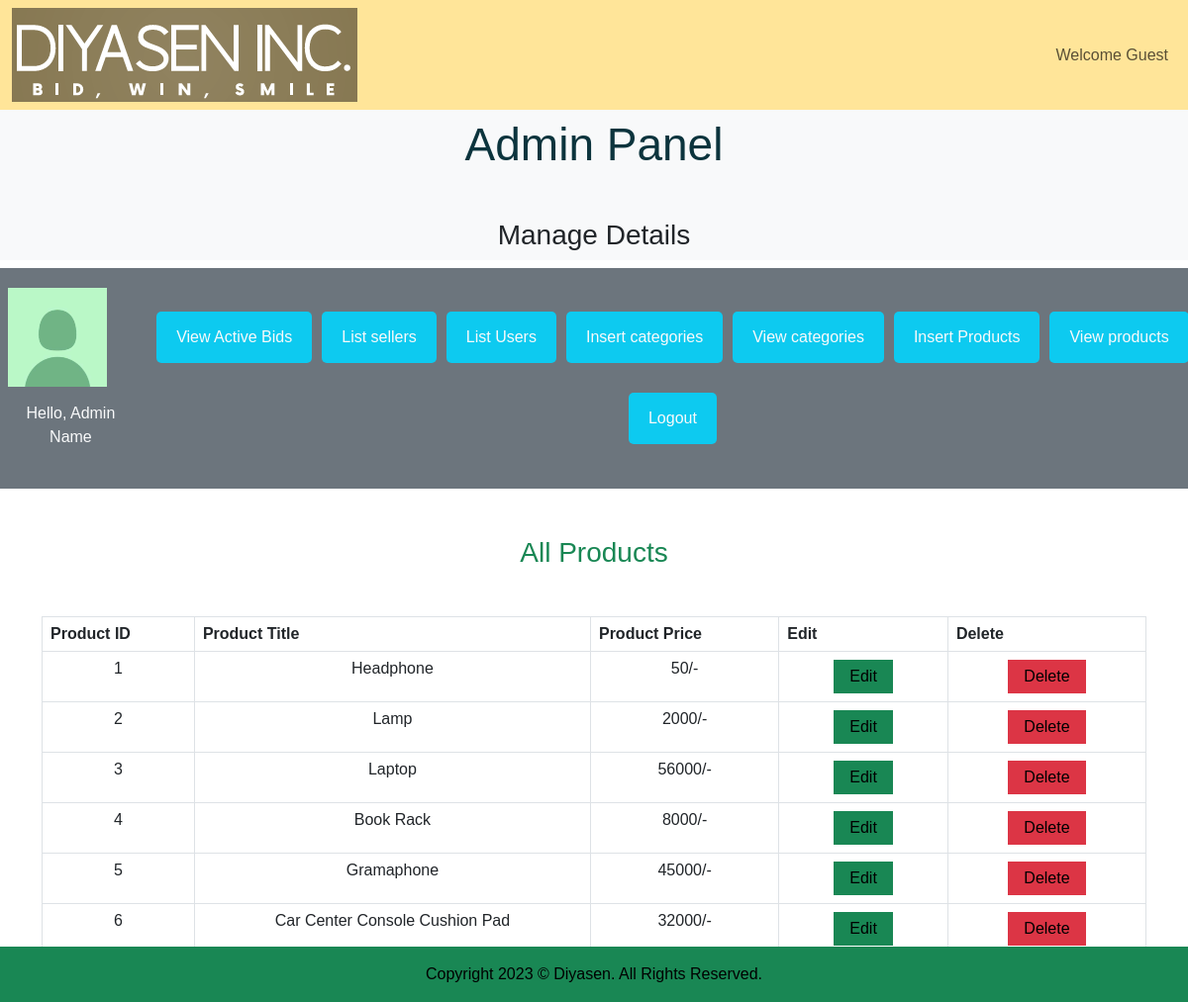
The page /admin_area/index.php?view_products on the database its author committed.
### tables this page shows
CREATE TABLE `products` (
  `product_id` int(11) NOT NULL,
  `product_title` varchar(100) NOT NULL,
  `product_description` varchar(255) NOT NULL,
  `product_keywords` varchar(255) NOT NULL,
  `category_id` int(11) NOT NULL,
  `product_image1` varchar(255) NOT NULL,
  `product_image2` varchar(255) NOT NULL,
  `product_image3` varchar(255) NOT NULL,
  `product_price` varchar(100) NOT NULL,
  `date` timestamp NOT NULL DEFAULT current_timestamp() ON UPDATE current_timestamp(),
  `status` varchar(100) NOT NULL
);

### admin_area/view_products.php (the view, shortened to what this page needs)
<!DOCTYPE html>
<html lang="en">
<head>
</head>
<body>
    <h3 class="text-center text-success">All Products</h3>
    <table class="table table-bordered mt-5">
    <thead class="bg-info">
        <tr>
            <th>Product ID</th>
            <th>Product Title</th>
            <th>Product Price</th>
            <th>Edit</th>
            <th>Delete</th>
        </tr>
    </thead>
    <tbody class="bg-secondary text-light">
    <?php
$get_products = "SELECT * FROM products";
$result = mysqli_query($con, $get_products);
$number=0;
while ($row = mysqli_fetch_assoc($result)) {
    $product_id = $row['product_id'];
    $product_title = $row['product_title'];
    $product_price = $row['product_price'];
    $number++;
    ?>
    <tr class='text-center'>
    <td><?php echo $number; ?></td>
    <td><?php echo $product_title; ?></td>
    <td><?php echo $product_price; ?>/-</td>
        <td><input type="submit" value="Edit" class="bg-success px-3 py-2 border-0 mx-3" name="Edit" onclick="window.location.href='index.php?edit_products=<?php echo $product_id ?> '">
</td>
        <td><input type="submit" value="Delete" class="bg-danger px-3 py-2 border-0 mx-3" name="Delete" onclick="window.location.href='index.php?delete_product=<?php echo $product_id ?> '"></td>
    </tr>
    <?php
}
?>
    </tbody>
</table>
</body>
</html>

### homestyle.css (style rules this page uses)
* { margin: 0; padding: 0; box-sizing: border-box; font-family: 'Spartan', sans-serif; }
body { width: 100%; }

### rows shown on the page
products: product_title "Headphone", product_price "50"
products: product_title "Lamp", product_price "2000"
products: product_title "Laptop", product_price "56000"
products: product_title "Book Rack", product_price "8000"
products: product_title "Gramaphone", product_price "45000"
products: product_title "Car Center Console Cushion Pad", product_price "32000"
